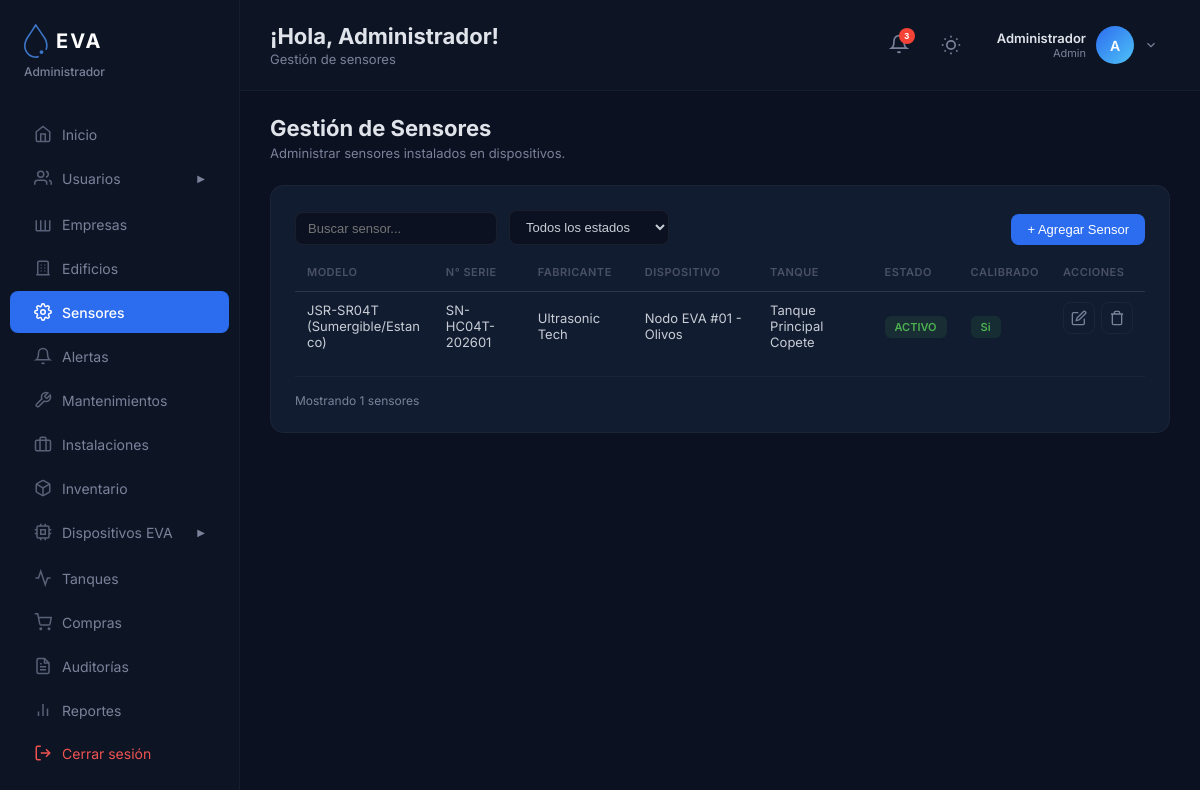
/admin/sensores.php (signed in), run on the app's committed database.
### tables this page shows
CREATE TABLE `sensores` (
  `id_sensor` int(11) NOT NULL,
  `modelo` varchar(100) DEFAULT NULL,
  `numero_serie` varchar(100) DEFAULT NULL,
  `fecha_instalacion` date DEFAULT NULL,
  `estado` enum('ACTIVO','INACTIVO','FALLA') DEFAULT 'ACTIVO',
  `id_dispositivo` int(11) NOT NULL,
  `fabricante` varchar(100) DEFAULT NULL,
  `precision_sensor` decimal(5,2) DEFAULT NULL,
  `rango_min` decimal(10,2) DEFAULT NULL,
  `rango_max` decimal(10,2) DEFAULT NULL,
  `fecha_calibracion` date DEFAULT NULL,
  `calibrado` tinyint(1) DEFAULT 1
);

CREATE TABLE `dispositivos` (
  `id_dispositivo` int(11) NOT NULL,
  `nombre` varchar(100) NOT NULL,
  `mac_address` varchar(50) DEFAULT NULL,
  `ip_local` varchar(50) DEFAULT NULL,
  `direccion_instalacion` varchar(255) DEFAULT NULL,
  `latitud` decimal(10,8) DEFAULT NULL,
  `longitud` decimal(11,8) DEFAULT NULL,
  `firmware` varchar(50) DEFAULT NULL,
  `fecha_instalacion` datetime DEFAULT NULL,
  `ultima_conexion` datetime DEFAULT NULL,
  `estado` enum('ONLINE','OFFLINE','MANTENIMIENTO') DEFAULT 'OFFLINE',
  `id_tanque` int(11) NOT NULL,
  `id_firmware` int(11) DEFAULT NULL,
  `bateria` decimal(5,2) DEFAULT 100.00,
  `intensidad_senal` int(11) DEFAULT 100,
  `frecuencia_envio` int(11) DEFAULT 60,
  `ultima_actualizacion` datetime DEFAULT NULL
);

CREATE TABLE `tanques` (
  `id_tanque` int(11) NOT NULL,
  `nombre` varchar(100) NOT NULL,
  `capacidad_litros` decimal(10,2) NOT NULL,
  `altura_cm` decimal(10,2) NOT NULL,
  `ubicacion` varchar(255) DEFAULT NULL,
  `descripcion` text DEFAULT NULL,
  `fecha_instalacion` date DEFAULT NULL,
  `activo` tinyint(1) DEFAULT 1,
  `id_edificio` int(11) NOT NULL,
  `tipo` varchar(50) DEFAULT NULL,
  `material` varchar(100) DEFAULT NULL,
  `diametro` decimal(10,2) DEFAULT NULL,
  `volumen_util` decimal(10,2) DEFAULT NULL
);

### admin/sensores.php (the view, shortened to what this page needs)
<?php
require_once(__DIR__ . '/../config/db.php');
$resSensores = $conn->query("
 SELECT s.*,
        d.nombre AS dispositivo_nombre,
        t.nombre AS tanque_nombre,
        (SELECT m.porcentaje FROM mediciones m WHERE m.id_sensor=s.id_sensor ORDER BY m.fecha_hora DESC LIMIT 1) AS ultima_lectura
 FROM sensores s
 JOIN dispositivos d ON s.id_dispositivo = d.id_dispositivo
 JOIN tanques t ON d.id_tanque = t.id_tanque
 ORDER BY s.fecha_instalacion DESC
");
$listaSensores = [];
if($resSensores){ while($s = $resSensores->fetch_assoc()) $listaSensores[] = $s; }
function sensorBadge($estado){
 $map = ['ACTIVO'=>'activo','INACTIVO'=>'inactivo','FALLA'=>'alta'];
 $cls = $map[$estado] ?? 'inactivo';
 return '<span class="badge '.$cls.'">'.htmlspecialchars($estado).'</span>';
}
?>
<!DOCTYPE html>
<html lang="es">
<head>
<link rel="stylesheet" href="css/admin.css">
</head>
<body>
<?php include __DIR__ . '/includes/sidebar.php'; ?>
<div class="main">
 <?php include __DIR__ . '/includes/header.php'; ?>
 <div class="content">
  <div class="page-header">
   <h2 class="page-title">Gestión de Sensores</h2>
   <p class="page-desc">Administrar sensores instalados en dispositivos.</p>
  </div>
  <div class="card">
   <div class="card-header">
    <div class="filters-row">
     <div class="filter-group">
      <input type="text" class="filter-input" id="sensorSearch" placeholder="Buscar sensor...">
     </div>
     <div class="filter-group">
      <select class="filter-input" id="filterEstado">
       <option value="">Todos los estados</option>
      </select>
     </div>
     <div class="filter-group filter-group-btn">
      <button class="btn btn-primary" onclick="abrirModalSensor()">+ Agregar Sensor</button>
     </div>
    </div>
   </div>
   <div class="table-responsive">
    <table class="table" id="tablaSensores">
     <thead>
      <tr>
       <th>Modelo</th>
       <th>N° Serie</th>
       <th>Fabricante</th>
       <th>Dispositivo</th>
       <th>Tanque</th>
       <th>Estado</th>
       <th>Calibrado</th>
       <th>Acciones</th>
      </tr>
     </thead>
     <tbody>
      <?php if(count($listaSensores) > 0): ?>
       <?php foreach($listaSensores as $s): ?>
        <tr data-estado="<?php echo $s['estado']; ?>"
            data-modelo="<?php echo htmlspecialchars(strtolower($s['modelo'])); ?>"
            data-serie="<?php echo htmlspecialchars(strtolower($s['numero_serie'])); ?>">
         <td><?php echo htmlspecialchars($s['modelo']); ?></td>
         <td><?php echo htmlspecialchars($s['numero_serie'] ?: '-'); ?></td>
         <td><?php echo htmlspecialchars($s['fabricante'] ?: '-'); ?></td>
         <td><?php echo htmlspecialchars($s['dispositivo_nombre']); ?></td>
         <td><?php echo htmlspecialchars($s['tanque_nombre']); ?></td>
         <td><?php echo sensorBadge($s['estado']); ?></td>
         <td><?php echo $s['calibrado'] ? '<span class="badge activo">Si</span>' : '<span class="badge inactivo">No</span>'; ?></td>
         <td class="actions-cell">
          <button class="btn-icon" title="Editar" onclick="editarSensor(<?php echo $s['id_sensor']; ?>)"><svg viewBox="0 0 24 24" fill="none" stroke="currentColor" stroke-width="2" width="16" height="16"><path d="M11 4H4a2 2 0 00-2 2v14a2 2 0 002 2h14a2 2 0 002-2v-7"/><path d="M18.5 2.5a2.121 2.121 0 013 3L12 15l-4 1 1-4 9.5-9.5z"/></svg></button>
          <button class="btn-icon btn-icon-danger" title="Eliminar" onclick="eliminarSensor(<?php echo $s['id_sensor']; ?>)"><svg viewBox="0 0 24 24" fill="none" stroke="currentColor" stroke-width="2" width="16" height="16"><polyline points="3 6 5 6 21 6"/><path d="M19 6v14a2 2 0 01-2 2H7a2 2 0 01-2-2V6m3 0V4a2 2 0 012-2h4a2 2 0 012 2v2"/></svg></button>
         </td>
        </tr>
       <?php endforeach; ?>
      <?php else: ?>
       <tr><td colspan="8" style="text-align:center;color:var(--tx4);padding:40px">No hay sensores registrados</td></tr>
      <?php endif; ?>
     </tbody>
    </table>
   </div>
   <div class="table-footer">
    <div class="table-info">Mostrando <span id="sensorCount"><?php echo count($listaSensores); ?></span> sensores</div>
   </div>
  </div>
 </div>
</div>
</body>
</html>

### admin/css/admin.css (style rules this page uses)
:root { --bg:#0b1120; --bg2:#111c30; --bg3:#0d1525; --bg4:#1a2540; --tx:#c8cdd5; --tx2:#e0e4ea; --tx3:#fff; --tx4:#7a829a; --tx5:#4a5068; --bd:rgba(255,255,255,0.04); --bd2:rgba(255,255,255,0.06); --bd3:rgba(255,255,255,0.08); --ac:#2c6cef; --ac2:#4fc3f7; --ac3:#42a5f5; --gn:#4caf50; --gn2:#66bb6a; --or:#ff9800; --rd:#f44336; --rd2:#ef5350; --hvr:rgba(255,255,255,0.04); --sbt:rgba(255,255,255,0.03); --inp:rgba(255,255,255,0.06); --alt:rgba(255,255,255,0.02); --alb:rgba(255,255,255,0.05); }
* { margin:0;padding:0;box-sizing:border-box }
body { font-family:'Inter',sans-serif;background:var(--bg);color:var(--tx);display:flex;min-height:100vh;overflow-x:hidden;transition:background .3s,color .3s;width:100% }
.main { flex:1;margin-left:240px;display:flex;flex-direction:column;min-width:0;width:calc(100% - 240px);overflow-x:hidden }
.content { padding:24px 30px;flex:1;min-width:0;overflow-x:hidden }
.page-header { margin-bottom:24px }
.page-title { font-size:22px;font-weight:700;color:var(--tx2);margin-bottom:4px }
.page-desc { font-size:13px;color:var(--tx4) }
.card { background:var(--bg2);border:1px solid var(--bd);border-radius:14px;padding:24px;min-width:0;overflow:hidden }
.card-header { display:flex;align-items:center;justify-content:space-between;margin-bottom:20px }
.table { width:100%;border-collapse:collapse }
.table th { font-size:11px;font-weight:600;color:var(--tx5);text-transform:uppercase;letter-spacing:.5px;text-align:left;padding:0 12px 12px;border-bottom:1px solid var(--bd2) }
.table td { font-size:13px;color:var(--tx);padding:10px 12px;border-bottom:1px solid var(--bd);word-break:break-word }
.table tr:last-child td { border-bottom:none }
.table .badge { padding:4px 10px;border-radius:6px;font-size:11px;font-weight:600;white-space:nowrap }
.table .badge.activo { background:rgba(76,175,80,0.12);color:var(--gn) }
.table-responsive { overflow-x:auto;-webkit-overflow-scrolling:touch }
.table-footer { display:flex;align-items:center;justify-content:space-between;margin-top:16px;padding-top:16px;border-top:1px solid var(--bd) }
.table-info { font-size:12px;color:var(--tx4) }
.filters-row { display:flex;flex-wrap:wrap;gap:12px;align-items:flex-end;width:100% }
.filter-group { display:flex;flex-direction:column;gap:4px }
.filter-group-btn { flex-direction:row;align-items:flex-end;margin-left:auto }
.filter-input { padding:8px 12px;border:1px solid var(--bd2);border-radius:8px;background:var(--bg);color:var(--tx);font-size:13px;transition:border-color .2s;min-width:160px }
select.filter-input { cursor:pointer }
.btn { padding:8px 16px;border:none;border-radius:8px;font-size:13px;font-weight:500;cursor:pointer;transition:all .2s;display:inline-flex;align-items:center;gap:6px }
.btn-primary { background:var(--ac);color:#fff }
.btn-icon { width:32px;height:32px;border:1px solid var(--bd);border-radius:8px;background:var(--bg2);color:var(--tx4);cursor:pointer;display:flex;align-items:center;justify-content:center;transition:all .2s }
.actions-cell { display:flex;gap:6px;flex-wrap:nowrap }

### data on the page
sensores: modelo "JSR-SR04T (Sumergible/Estanco)", numero_serie "SN-HC04T-202601", fabricante "Ultrasonic Tech", id_dispositivo.nombre "Nodo EVA #01 - Olivos", tanques.nombre "Tanque Principal Copete", estado "ACTIVO", calibrado "Si"

### other printed values
$_SESSION['nombre'] "Administrador"
$pageSubtitle "Gestión de sensores"
count($listaSensores) "1"
